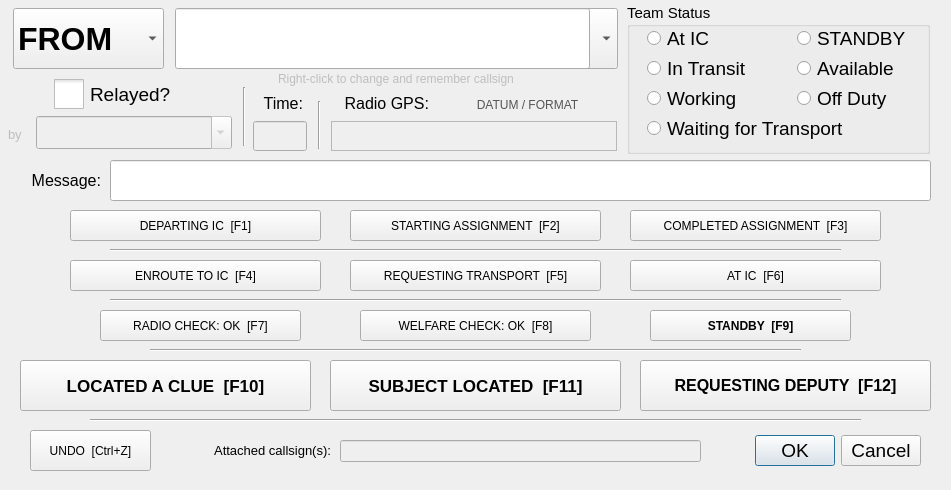
 <widget class="QWidget" name="newEntryWidget">
  <property name="enabled">
   <bool>true</bool>
  </property>
  <property name="geometry">
   <rect>
    <x>0</x>
    <y>0</y>
    <width>951</width>
    <height>490</height>
   </rect>
  </property>
  <property name="contextMenuPolicy">
   <enum>Qt::CustomContextMenu</enum>
  </property>
  <property name="windowTitle">
   <string>Form</string>
  </property>
  <property name="styleSheet">
   <string notr="true"/>
  </property>
  <widget class="QPushButton" name="quickTextButton3">
   <property name="geometry">
    <rect>
     <x>630</x>
     <y>210</y>
     <width>251</width>
     <height>31</height>
    </rect>
   </property>
   <property name="font">
    <font>
     <family>Segoe UI</family>
     <pointsize>9</pointsize>
    </font>
   </property>
   <property name="focusPolicy">
    <enum>Qt::NoFocus</enum>
   </property>
   <property name="text">
    <string>COMPLETED ASSIGNMENT  [F3]</string>
   </property>
   <property name="shortcut">
    <string>F3</string>
   </property>
  </widget>
  <widget class="QPushButton" name="quickTextButton6">
   <property name="geometry">
    <rect>
     <x>360</x>
     <y>310</y>
     <width>231</width>
     <height>31</height>
    </rect>
   </property>
   <property name="font">
    <font>
     <family>Segoe UI</family>
     <pointsize>9</pointsize>
    </font>
   </property>
   <property name="focusPolicy">
    <enum>Qt::NoFocus</enum>
   </property>
   <property name="text">
    <string>WELFARE CHECK: OK  [F8]</string>
   </property>
   <property name="shortcut">
    <string>F8</string>
   </property>
   <property name="checkable">
    <bool>false</bool>
   </property>
   <property name="flat">
    <bool>false</bool>
   </property>
  </widget>
  <widget class="Line" name="line_3">
   <property name="geometry">
    <rect>
     <x>110</x>
     <y>290</y>
     <width>731</width>
     <height>20</height>
    </rect>
   </property>
   <property name="orientation">
    <enum>Qt::Horizontal</enum>
   </property>
  </widget>
  <widget class="QLabel" name="label">
   <property name="geometry">
    <rect>
     <x>0</x>
     <y>140</y>
     <width>101</width>
     <height>81</height>
    </rect>
   </property>
   <property name="font">
    <font>
     <family>Segoe UI</family>
     <pointsize>12</pointsize>
    </font>
   </property>
   <property name="text">
    <string>Message:</string>
   </property>
   <property name="alignment">
    <set>Qt::AlignRight|Qt::AlignTrailing|Qt::AlignVCenter</set>
   </property>
   <property name="wordWrap">
    <bool>true</bool>
   </property>
  </widget>
  <widget class="QPushButton" name="quickTextButton9">
   <property name="geometry">
    <rect>
     <x>20</x>
     <y>360</y>
     <width>291</width>
     <height>51</height>
    </rect>
   </property>
   <property name="font">
    <font>
     <family>Segoe UI</family>
     <pointsize>13</pointsize>
     <weight>75</weight>
     <bold>true</bold>
    </font>
   </property>
   <property name="focusPolicy">
    <enum>Qt::NoFocus</enum>
   </property>
   <property name="text">
    <string>LOCATED A CLUE  [F10]</string>
   </property>
   <property name="shortcut">
    <string>F10</string>
   </property>
  </widget>
  <widget class="QGroupBox" name="statusGroupBox">
   <property name="enabled">
    <bool>true</bool>
   </property>
   <property name="geometry">
    <rect>
     <x>627</x>
     <y>3</y>
     <width>303</width>
     <height>151</height>
    </rect>
   </property>
   <property name="font">
    <font>
     <pointsize>11</pointsize>
    </font>
   </property>
   <property name="title">
    <string>Team Status</string>
   </property>
   <property name="checkable">
    <bool>false</bool>
   </property>
   <widget class="QRadioButton" name="at_icField">
    <property name="enabled">
     <bool>true</bool>
    </property>
    <property name="geometry">
     <rect>
      <x>20</x>
      <y>20</y>
      <width>131</width>
      <height>31</height>
     </rect>
    </property>
    <property name="font">
     <font>
      <family>Segoe UI</family>
      <pointsize>14</pointsize>
     </font>
    </property>
    <property name="focusPolicy">
     <enum>Qt::NoFocus</enum>
    </property>
    <property name="text">
     <string>At IC</string>
    </property>
    <attribute name="buttonGroup">
     <string notr="true">statusButtonGroup</string>
    </attribute>
   </widget>
   <widget class="QRadioButton" name="in_transitField">
    <property name="enabled">
     <bool>true</bool>
    </property>
    <property name="geometry">
     <rect>
      <x>20</x>
      <y>50</y>
      <width>131</width>
      <height>31</height>
     </rect>
    </property>
    <property name="font">
     <font>
      <family>Segoe UI</family>
      <pointsize>14</pointsize>
     </font>
    </property>
    <property name="focusPolicy">
     <enum>Qt::NoFocus</enum>
    </property>
    <property name="text">
     <string>In Transit</string>
    </property>
    <attribute name="buttonGroup">
     <string notr="true">statusButtonGroup</string>
    </attribute>
   </widget>
   <widget class="QRadioButton" name="workingField">
    <property name="enabled">
     <bool>true</bool>
    </property>
    <property name="geometry">
     <rect>
      <x>20</x>
      <y>80</y>
      <width>131</width>
      <height>31</height>
     </rect>
    </property>
    <property name="font">
     <font>
      <family>Segoe UI</family>
      <pointsize>14</pointsize>
     </font>
    </property>
    <property name="focusPolicy">
     <enum>Qt::NoFocus</enum>
    </property>
    <property name="text">
     <string>Working</string>
    </property>
    <attribute name="buttonGroup">
     <string notr="true">statusButtonGroup</string>
    </attribute>
   </widget>
   <widget class="QRadioButton" name="waitingForTransportField">
    <property name="enabled">
     <bool>true</bool>
    </property>
    <property name="geometry">
     <rect>
      <x>20</x>
      <y>110</y>
      <width>251</width>
      <height>31</height>
     </rect>
    </property>
    <property name="font">
     <font>
      <family>Segoe UI</family>
      <pointsize>14</pointsize>
     </font>
    </property>
    <property name="focusPolicy">
     <enum>Qt::NoFocus</enum>
    </property>
    <property name="text">
     <string>Waiting for Transport</string>
    </property>
    <property name="iconSize">
     <size>
      <width>20</width>
      <height>20</height>
     </size>
    </property>
    <attribute name="buttonGroup">
     <string notr="true">statusButtonGroup</string>
    </attribute>
   </widget>
   <widget class="QRadioButton" name="standbyField">
    <property name="geometry">
     <rect>
      <x>170</x>
      <y>20</y>
      <width>141</width>
      <height>31</height>
     </rect>
    </property>
    <property name="sizePolicy">
     <sizepolicy hsizetype="Minimum" vsizetype="Fixed">
      <horstretch>0</horstretch>
      <verstretch>0</verstretch>
     </sizepolicy>
    </property>
    <property name="font">
     <font>
      <family>Segoe UI</family>
      <pointsize>14</pointsize>
      <weight>50</weight>
      <bold>false</bold>
     </font>
    </property>
    <property name="text">
     <string>STANDBY</string>
    </property>
    <attribute name="buttonGroup">
     <string notr="true">statusButtonGroup</string>
    </attribute>
   </widget>
   <widget class="QRadioButton" name="availableField">
    <property name="geometry">
     <rect>
      <x>170</x>
      <y>48</y>
      <width>121</width>
      <height>35</height>
     </rect>
    </property>
    <property name="sizePolicy">
     <sizepolicy hsizetype="Minimum" vsizetype="Fixed">
      <horstretch>0</horstretch>
      <verstretch>0</verstretch>
     </sizepolicy>
    </property>
    <property name="font">
     <font>
      <family>Segoe UI</family>
      <pointsize>14</pointsize>
      <weight>50</weight>
      <bold>false</bold>
     </font>
    </property>
    <property name="text">
     <string>Available</string>
    </property>
    <attribute name="buttonGroup">
     <string notr="true">statusButtonGroup</string>
    </attribute>
   </widget>
   <widget class="QRadioButton" name="availableField_2">
    <property name="geometry">
     <rect>
      <x>170</x>
      <y>80</y>
      <width>150</width>
      <height>31</height>
     </rect>
    </property>
    <property name="sizePolicy">
     <sizepolicy hsizetype="Minimum" vsizetype="Fixed">
      <horstretch>0</horstretch>
      <verstretch>0</verstretch>
     </sizepolicy>
    </property>
    <property name="font">
     <font>
      <family>Segoe UI</family>
      <pointsize>14</pointsize>
      <weight>50</weight>
      <bold>false</bold>
     </font>
    </property>
    <property name="text">
     <string>Off Duty</string>
    </property>
    <attribute name="buttonGroup">
     <string notr="true">statusButtonGroup</string>
    </attribute>
   </widget>
  </widget>
  <widget class="QLabel" name="label_5">
   <property name="geometry">
    <rect>
     <x>321</x>
     <y>76</y>
     <width>108</width>
     <height>55</height>
    </rect>
   </property>
   <property name="font">
    <font>
     <family>Segoe UI</family>
     <pointsize>12</pointsize>
    </font>
   </property>
   <property name="text">
    <string>Radio GPS:</string>
   </property>
   <property name="alignment">
    <set>Qt::AlignRight|Qt::AlignTrailing|Qt::AlignVCenter</set>
   </property>
   <property name="wordWrap">
    <bool>true</bool>
   </property>
  </widget>
  <widget class="QComboBox" name="to_fromField">
   <property name="geometry">
    <rect>
     <x>13</x>
     <y>8</y>
     <width>151</width>
     <height>61</height>
    </rect>
   </property>
   <property name="font">
    <font>
     <family>Segoe UI</family>
     <pointsize>24</pointsize>
     <weight>75</weight>
     <bold>true</bold>
    </font>
   </property>
   <item>
    <property name="text">
     <string>FROM</string>
    </property>
   </item>
   <item>
    <property name="text">
     <string>TO</string>
    </property>
   </item>
  </widget>
  <widget class="QPushButton" name="quickTextButton2">
   <property name="geometry">
    <rect>
     <x>350</x>
     <y>210</y>
     <width>251</width>
     <height>31</height>
    </rect>
   </property>
   <property name="font">
    <font>
     <family>Segoe UI</family>
     <pointsize>9</pointsize>
    </font>
   </property>
   <property name="focusPolicy">
    <enum>Qt::NoFocus</enum>
   </property>
   <property name="text">
    <string>STARTING ASSIGNMENT  [F2]</string>
   </property>
   <property name="shortcut">
    <string>F2</string>
   </property>
  </widget>
  <widget class="QPushButton" name="quickTextButton1">
   <property name="geometry">
    <rect>
     <x>70</x>
     <y>210</y>
     <width>251</width>
     <height>31</height>
    </rect>
   </property>
   <property name="font">
    <font>
     <family>Segoe UI</family>
     <pointsize>9</pointsize>
    </font>
   </property>
   <property name="focusPolicy">
    <enum>Qt::NoFocus</enum>
   </property>
   <property name="text">
    <string>DEPARTING IC  [F1]</string>
   </property>
   <property name="iconSize">
    <size>
     <width>32</width>
     <height>32</height>
    </size>
   </property>
   <property name="shortcut">
    <string>F1</string>
   </property>
  </widget>
  <widget class="QLineEditWithDeselect" name="messageField">
   <property name="geometry">
    <rect>
     <x>110</x>
     <y>160</y>
     <width>821</width>
     <height>41</height>
    </rect>
   </property>
   <property name="font">
    <font>
     <family>Courier New</family>
     <pointsize>11</pointsize>
     <weight>75</weight>
     <bold>true</bold>
    </font>
   </property>
   <property name="text">
    <string/>
   </property>
  </widget>
  <widget class="QPushButton" name="quickTextButton5">
   <property name="geometry">
    <rect>
     <x>100</x>
     <y>310</y>
     <width>201</width>
     <height>31</height>
    </rect>
   </property>
   <property name="font">
    <font>
     <family>Segoe UI</family>
     <pointsize>9</pointsize>
    </font>
   </property>
   <property name="focusPolicy">
    <enum>Qt::NoFocus</enum>
   </property>
   <property name="text">
    <string>RADIO CHECK: OK  [F7]</string>
   </property>
   <property name="shortcut">
    <string>F7</string>
   </property>
  </widget>
  <widget class="QPushButton" name="quickTextButton11">
   <property name="geometry">
    <rect>
     <x>640</x>
     <y>360</y>
     <width>291</width>
     <height>51</height>
    </rect>
   </property>
   <property name="font">
    <font>
     <family>Segoe UI</family>
     <pointsize>12</pointsize>
     <weight>75</weight>
     <bold>true</bold>
    </font>
   </property>
   <property name="focusPolicy">
    <enum>Qt::NoFocus</enum>
   </property>
   <property name="text">
    <string>REQUESTING DEPUTY  [F12]</string>
   </property>
   <property name="shortcut">
    <string>F12</string>
   </property>
  </widget>
  <widget class="QDialogButtonBox" name="buttonBox">
   <property name="geometry">
    <rect>
     <x>720</x>
     <y>430</y>
     <width>201</width>
     <height>41</height>
    </rect>
   </property>
   <property name="font">
    <font>
     <family>Segoe UI</family>
     <pointsize>14</pointsize>
     <weight>50</weight>
     <bold>false</bold>
    </font>
   </property>
   <property name="orientation">
    <enum>Qt::Horizontal</enum>
   </property>
   <property name="standardButtons">
    <set>QDialogButtonBox::Cancel|QDialogButtonBox::Ok</set>
   </property>
  </widget>
  <widget class="QPushButton" name="quickTextButton4">
   <property name="geometry">
    <rect>
     <x>630</x>
     <y>260</y>
     <width>251</width>
     <height>31</height>
    </rect>
   </property>
   <property name="font">
    <font>
     <family>Segoe UI</family>
     <pointsize>9</pointsize>
    </font>
   </property>
   <property name="focusPolicy">
    <enum>Qt::NoFocus</enum>
   </property>
   <property name="text">
    <string>AT IC  [F6]</string>
   </property>
   <property name="shortcut">
    <string>F6</string>
   </property>
  </widget>
  <widget class="Line" name="line_4">
   <property name="geometry">
    <rect>
     <x>150</x>
     <y>340</y>
     <width>651</width>
     <height>20</height>
    </rect>
   </property>
   <property name="orientation">
    <enum>Qt::Horizontal</enum>
   </property>
  </widget>
  <widget class="QLabel" name="label_6">
   <property name="geometry">
    <rect>
     <x>250</x>
     <y>93</y>
     <width>53</width>
     <height>21</height>
    </rect>
   </property>
   <property name="font">
    <font>
     <family>Segoe UI</family>
     <pointsize>12</pointsize>
    </font>
   </property>
   <property name="text">
    <string>Time:</string>
   </property>
   <property name="alignment">
    <set>Qt::AlignRight|Qt::AlignTrailing|Qt::AlignVCenter</set>
   </property>
  </widget>
  <widget class="QPushButton" name="quickTextUndoButton">
   <property name="geometry">
    <rect>
     <x>30</x>
     <y>430</y>
     <width>121</width>
     <height>41</height>
    </rect>
   </property>
   <property name="font">
    <font>
     <family>Segoe UI</family>
     <pointsize>9</pointsize>
    </font>
   </property>
   <property name="focusPolicy">
    <enum>Qt::NoFocus</enum>
   </property>
   <property name="styleSheet">
    <string notr="true"/>
   </property>
   <property name="text">
    <string>UNDO  [Ctrl+Z]</string>
   </property>
   <property name="shortcut">
    <string>Ctrl+Z</string>
   </property>
   <property name="checkable">
    <bool>true</bool>
   </property>
   <property name="checked">
    <bool>false</bool>
   </property>
   <property name="flat">
    <bool>false</bool>
   </property>
  </widget>
  <widget class="QLineEdit" name="timeField">
   <property name="enabled">
    <bool>false</bool>
   </property>
   <property name="geometry">
    <rect>
     <x>253</x>
     <y>121</y>
     <width>54</width>
     <height>30</height>
    </rect>
   </property>
   <property name="font">
    <font>
     <family>Segoe UI</family>
     <pointsize>12</pointsize>
    </font>
   </property>
   <property name="focusPolicy">
    <enum>Qt::NoFocus</enum>
   </property>
   <property name="readOnly">
    <bool>false</bool>
   </property>
  </widget>
  <widget class="QLineEdit" name="teamField">
   <property name="geometry">
    <rect>
     <x>175</x>
     <y>8</y>
     <width>415</width>
     <height>61</height>
    </rect>
   </property>
   <property name="font">
    <font>
     <family>Segoe UI</family>
     <pointsize>24</pointsize>
     <weight>75</weight>
     <bold>true</bold>
    </font>
   </property>
   <property name="contextMenuPolicy">
    <enum>Qt::CustomContextMenu</enum>
   </property>
   <property name="toolTip">
    <string>Type a callsign, or, choose from existing callsigns</string>
   </property>
  </widget>
  <widget class="QPushButton" name="quickTextButton7">
   <property name="geometry">
    <rect>
     <x>350</x>
     <y>260</y>
     <width>251</width>
     <height>31</height>
    </rect>
   </property>
   <property name="font">
    <font>
     <family>Segoe UI</family>
     <pointsize>9</pointsize>
    </font>
   </property>
   <property name="focusPolicy">
    <enum>Qt::NoFocus</enum>
   </property>
   <property name="text">
    <string>REQUESTING TRANSPORT  [F5]</string>
   </property>
   <property name="shortcut">
    <string>F5</string>
   </property>
  </widget>
  <widget class="QPushButton" name="quickTextButton8">
   <property name="geometry">
    <rect>
     <x>650</x>
     <y>310</y>
     <width>201</width>
     <height>31</height>
    </rect>
   </property>
   <property name="font">
    <font>
     <family>Segoe UI</family>
     <pointsize>9</pointsize>
     <weight>75</weight>
     <bold>true</bold>
    </font>
   </property>
   <property name="focusPolicy">
    <enum>Qt::NoFocus</enum>
   </property>
   <property name="text">
    <string>STANDBY  [F9]</string>
   </property>
   <property name="shortcut">
    <string>F9</string>
   </property>
   <property name="checkable">
    <bool>false</bool>
   </property>
   <property name="checked">
    <bool>false</bool>
   </property>
  </widget>
  <widget class="QLabel" name="label_2">
   <property name="enabled">
    <bool>false</bool>
   </property>
   <property name="geometry">
    <rect>
     <x>278</x>
     <y>68</y>
     <width>312</width>
     <height>21</height>
    </rect>
   </property>
   <property name="font">
    <font>
     <family>Segoe UI</family>
     <pointsize>9</pointsize>
    </font>
   </property>
   <property name="text">
    <string>Right-click to change and remember callsign</string>
   </property>
  </widget>
  <widget class="QPushButton" name="quickTextButton10">
   <property name="geometry">
    <rect>
     <x>330</x>
     <y>360</y>
     <width>291</width>
     <height>51</height>
    </rect>
   </property>
   <property name="font">
    <font>
     <family>Segoe UI</family>
     <pointsize>13</pointsize>
     <weight>75</weight>
     <bold>true</bold>
    </font>
   </property>
   <property name="text">
    <string>SUBJECT LOCATED  [F11]</string>
   </property>
   <property name="shortcut">
    <string>F11</string>
   </property>
  </widget>
  <widget class="Line" name="line_5">
   <property name="geometry">
    <rect>
     <x>90</x>
     <y>410</y>
     <width>771</width>
     <height>20</height>
    </rect>
   </property>
   <property name="orientation">
    <enum>Qt::Horizontal</enum>
   </property>
  </widget>
  <widget class="QPushButton" name="quickTextButton1_2">
   <property name="geometry">
    <rect>
     <x>70</x>
     <y>260</y>
     <width>251</width>
     <height>31</height>
    </rect>
   </property>
   <property name="font">
    <font>
     <family>Segoe UI</family>
     <pointsize>9</pointsize>
    </font>
   </property>
   <property name="focusPolicy">
    <enum>Qt::NoFocus</enum>
   </property>
   <property name="text">
    <string>ENROUTE TO IC  [F4]</string>
   </property>
   <property name="iconSize">
    <size>
     <width>32</width>
     <height>32</height>
    </size>
   </property>
   <property name="shortcut">
    <string>F4</string>
   </property>
  </widget>
  <widget class="Line" name="line_6">
   <property name="geometry">
    <rect>
     <x>110</x>
     <y>240</y>
     <width>731</width>
     <height>20</height>
    </rect>
   </property>
   <property name="orientation">
    <enum>Qt::Horizontal</enum>
   </property>
  </widget>
  <widget class="QLineEdit" name="attachedField">
   <property name="enabled">
    <bool>false</bool>
   </property>
   <property name="geometry">
    <rect>
     <x>340</x>
     <y>440</y>
     <width>361</width>
     <height>22</height>
    </rect>
   </property>
  </widget>
  <widget class="QLabel" name="label_7">
   <property name="geometry">
    <rect>
     <x>150</x>
     <y>430</y>
     <width>181</width>
     <height>41</height>
    </rect>
   </property>
   <property name="font">
    <font>
     <family>Segoe UI</family>
     <pointsize>10</pointsize>
    </font>
   </property>
   <property name="text">
    <string>Attached callsign(s):</string>
   </property>
   <property name="alignment">
    <set>Qt::AlignRight|Qt::AlignTrailing|Qt::AlignVCenter</set>
   </property>
  </widget>
  <widget class="QTextEdit" name="radioLocField">
   <property name="enabled">
    <bool>false</bool>
   </property>
   <property name="geometry">
    <rect>
     <x>331</x>
     <y>121</y>
     <width>286</width>
     <height>30</height>
    </rect>
   </property>
   <property name="font">
    <font>
     <family>Segoe UI</family>
     <pointsize>11</pointsize>
    </font>
   </property>
   <property name="focusPolicy">
    <enum>Qt::NoFocus</enum>
   </property>
   <property name="verticalScrollBarPolicy">
    <enum>Qt::ScrollBarAlwaysOff</enum>
   </property>
   <property name="horizontalScrollBarPolicy">
    <enum>Qt::ScrollBarAlwaysOff</enum>
   </property>
  </widget>
  <widget class="QComboBox" name="teamComboBox">
   <property name="enabled">
    <bool>true</bool>
   </property>
   <property name="geometry">
    <rect>
     <x>291</x>
     <y>8</y>
     <width>327</width>
     <height>61</height>
    </rect>
   </property>
   <property name="font">
    <font>
     <family>Segoe UI</family>
     <pointsize>14</pointsize>
    </font>
   </property>
   <property name="frame">
    <bool>true</bool>
   </property>
  </widget>
  <widget class="QComboBox" name="relayedByComboBox">
   <property name="enabled">
    <bool>false</bool>
   </property>
   <property name="geometry">
    <rect>
     <x>36</x>
     <y>116</y>
     <width>196</width>
     <height>33</height>
    </rect>
   </property>
   <property name="font">
    <font>
     <family>Segoe UI</family>
     <pointsize>12</pointsize>
     <weight>50</weight>
     <italic>false</italic>
     <bold>false</bold>
    </font>
   </property>
   <property name="styleSheet">
    <string notr="true">font: 12pt &quot;Segoe UI&quot;</string>
   </property>
   <property name="editable">
    <bool>true</bool>
   </property>
   <property name="insertPolicy">
    <enum>QComboBox::NoInsert</enum>
   </property>
  </widget>
  <widget class="QLabel" name="relayedByLabel">
   <property name="enabled">
    <bool>false</bool>
   </property>
   <property name="geometry">
    <rect>
     <x>8</x>
     <y>124</y>
     <width>57</width>
     <height>20</height>
    </rect>
   </property>
   <property name="font">
    <font>
     <family>Segoe UI</family>
     <pointsize>10</pointsize>
    </font>
   </property>
   <property name="text">
    <string>by</string>
   </property>
  </widget>
  <widget class="QLabel" name="datumFormatLabel">
   <property name="geometry">
    <rect>
     <x>430</x>
     <y>94</y>
     <width>195</width>
     <height>22</height>
    </rect>
   </property>
   <property name="font">
    <font>
     <family>Segoe UI</family>
     <pointsize>9</pointsize>
    </font>
   </property>
   <property name="styleSheet">
    <string notr="true">QLabel{color:#555}</string>
   </property>
   <property name="text">
    <string>DATUM / FORMAT</string>
   </property>
   <property name="alignment">
    <set>Qt::AlignCenter</set>
   </property>
  </widget>
  <widget class="Line" name="line">
   <property name="geometry">
    <rect>
     <x>299</x>
     <y>101</y>
     <width>40</width>
     <height>48</height>
    </rect>
   </property>
   <property name="orientation">
    <enum>Qt::Vertical</enum>
   </property>
  </widget>
  <widget class="Line" name="line_2">
   <property name="geometry">
    <rect>
     <x>222</x>
     <y>87</y>
     <width>44</width>
     <height>59</height>
    </rect>
   </property>
   <property name="orientation">
    <enum>Qt::Vertical</enum>
   </property>
  </widget>
  <widget class="QCheckBox" name="relayedCheckBox">
   <property name="geometry">
    <rect>
     <x>54</x>
     <y>75</y>
     <width>140</width>
     <height>39</height>
    </rect>
   </property>
   <property name="font">
    <font>
     <family>Segoe UI</family>
     <pointsize>14</pointsize>
    </font>
   </property>
   <property name="styleSheet">
    <string notr="true">QCheckBox::indicator {
     width: 30px;
     height: 30px;
 }

  QCheckBox::indicator:checked
  {
    image: url(:/radiolog_ui/checkbox_checked_30x30_turquoise.png);
  }
  QCheckBox::indicator:unchecked
  {
    image: url(:/radiolog_ui/checkbox_unchecked_30x30.png);
  }
  QCheckBox::indicator:checked:hover
  {
    image: url(:/radiolog_ui/checkbox_checked_30x30_turquoise.png);
  }
  QCheckBox::indicator:unchecked:hover
  {
    image: url(:/radiolog_ui/checkbox_unchecked_30x30.png);
  }
  QCheckBox::indicator:checked:pressed
  {
    image: url(:/radiolog_ui/checkbox_checked_30x30_turquoise.png);
  }
  QCheckBox::indicator:unchecked:pressed
  {
    image: url(:/radiolog_ui/checkbox_unchecked_30x30.png);
  }
  QCheckBox::indicator:checked:disabled
  {
    image: url(:/radiolog_ui/checkbox_checked_30x30_turquoise.png);
  }</string>
   </property>
   <property name="text">
    <string>Relayed?</string>
   </property>
   <property name="iconSize">
    <size>
     <width>30</width>
     <height>30</height>
    </size>
   </property>
   <property name="checkable">
    <bool>true</bool>
   </property>
   <property name="checked">
    <bool>false</bool>
   </property>
  </widget>
  <zorder>teamComboBox</zorder>
  <zorder>quickTextButton3</zorder>
  <zorder>quickTextButton6</zorder>
  <zorder>line_3</zorder>
  <zorder>label</zorder>
  <zorder>quickTextButton9</zorder>
  <zorder>statusGroupBox</zorder>
  <zorder>label_5</zorder>
  <zorder>to_fromField</zorder>
  <zorder>quickTextButton2</zorder>
  <zorder>quickTextButton1</zorder>
  <zorder>messageField</zorder>
  <zorder>quickTextButton5</zorder>
  <zorder>quickTextButton11</zorder>
  <zorder>buttonBox</zorder>
  <zorder>quickTextButton4</zorder>
  <zorder>line_4</zorder>
  <zorder>label_6</zorder>
  <zorder>quickTextUndoButton</zorder>
  <zorder>timeField</zorder>
  <zorder>teamField</zorder>
  <zorder>quickTextButton7</zorder>
  <zorder>quickTextButton8</zorder>
  <zorder>label_2</zorder>
  <zorder>quickTextButton10</zorder>
  <zorder>line_5</zorder>
  <zorder>quickTextButton1_2</zorder>
  <zorder>line_6</zorder>
  <zorder>attachedField</zorder>
  <zorder>label_7</zorder>
  <zorder>radioLocField</zorder>
  <zorder>relayedByComboBox</zorder>
  <zorder>relayedByLabel</zorder>
  <zorder>datumFormatLabel</zorder>
  <zorder>line</zorder>
  <zorder>line_2</zorder>
  <zorder>relayedCheckBox</zorder>
 </widget>
